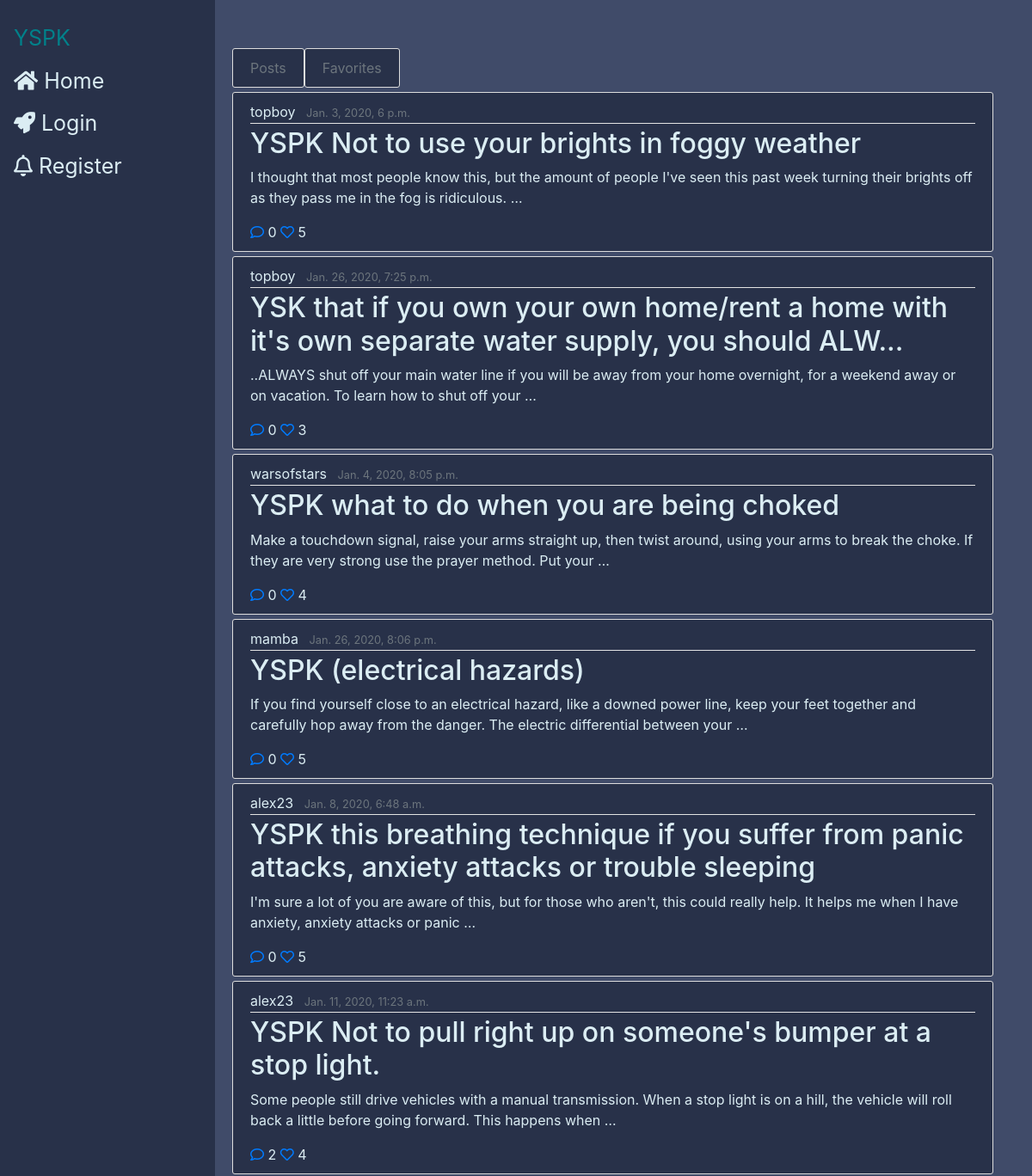
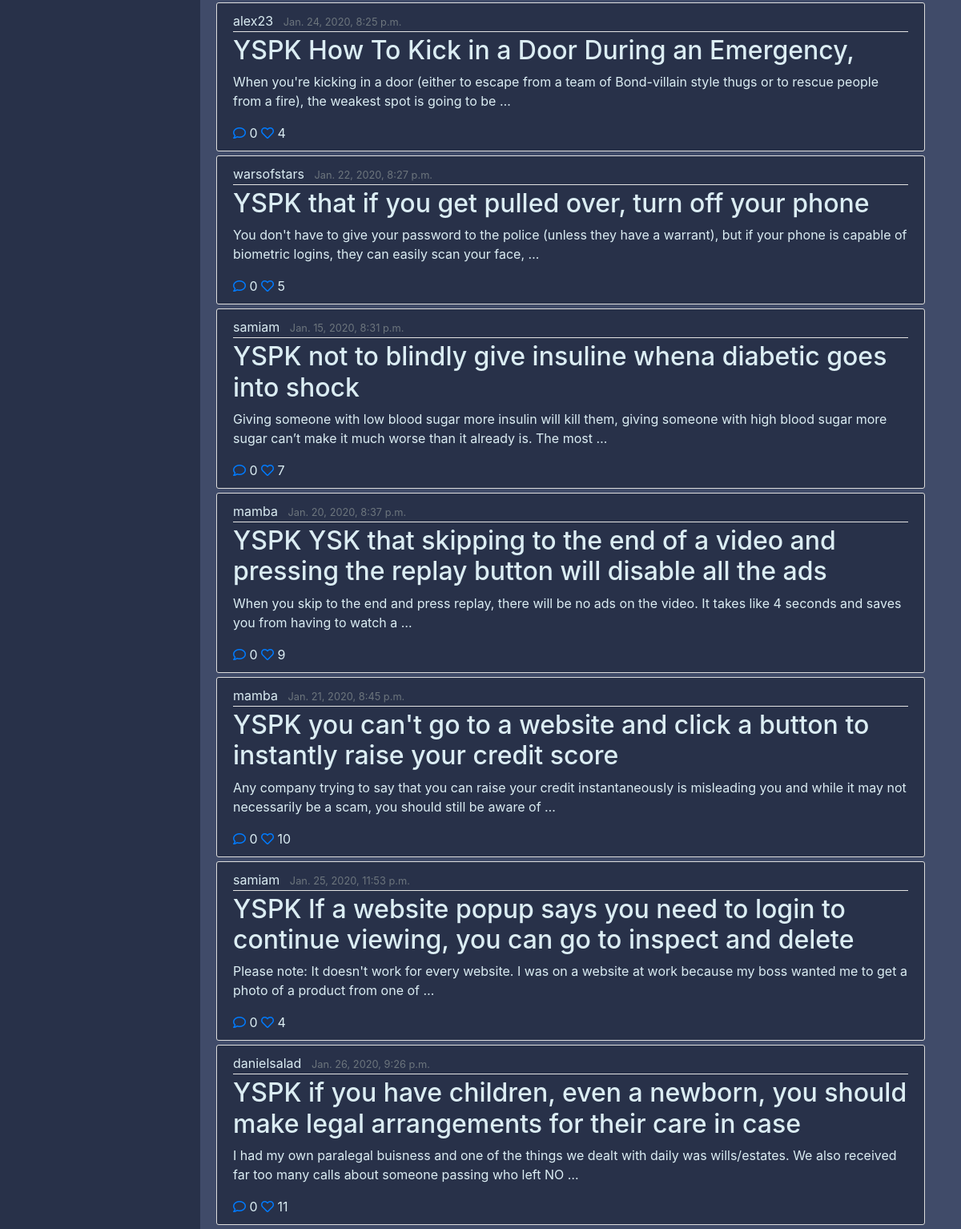
Screenshot of /liked-posts/rexorangcounty/ with the database file from the repository (2 pictures, top to bottom).
### feed/models.py (models this page shows, shortened)
class Post(models.Model):
    title = models.CharField(max_length=100)
    content = models.TextField()
    date_posted = models.DateTimeField(default=timezone.now)
    author = models.ForeignKey(User(), on_delete=models.CASCADE) #if a user is deleted, their posts are also deleted
    likes = models.ManyToManyField(User, related_name="likes", blank=True)
    def total_likes(self):
        return self.likes.count()
    def get_likers(self):
        return self.likes.all()

### feed/views.py (the view)
def liked_posts(request, username):
    user = User.objects.filter(username=username).first()
    liked_posts = user.likes.all()
    context = {
        "posts": liked_posts,
        "username": username,
        }
    return render(request, 'feed/userprofile.html', context)

### feed/templates/feed/userprofile.html (shortened to what this page needs)
{%extends "feed/base_temp.html"%}
{% block content %}
    <ul style="list-style-type:none" class="stream">
      <div display="flex" justify-content="space-between" white-space="nowrap">
      <a class="btn btn-outline-secondary content-section" href="{% url 'user-posts' username %}">Posts</a><a class="btn btn-outline-secondary content-section" href="{% url 'liked_posts' username %}">Favorites</a>
    </div>
      {% for post in posts %}
      <li class="postobj" post-id="{{post.id}}">
          {% include "feed/single_post.html" %}
      </li>
      {% endfor %}
    </ul>
{% endblock content%}

### feed/templates/feed/single_post.html
<article class="media content-section">
  <div class="media-body">
    <div class="article-metadata">
      <a class="mr-2" href="{% url 'user-posts' post.author %}"><span class="username">{{ post.author }}</span></a>
      <small class="text-muted">{{ post.date_posted }}</small>
    </div>
    <h2><a class="article-title" href="{% url 'post_detail' post.id %}">{{ post.title }}</a></h2>
    <p class="article-content">{{ post.content |truncatewords:30}}</p>
    <div id="interactions">
      {% include "feed/interactions.html" %}
    </div>
  </div>
</article>

### feed/templates/feed/interactions.html (shortened to what this page needs)
  <a href="{% url 'post_detail' post.id %}" class="comment"><i class="far fa-comment"></i>
  <span class="total-likess">{{ post.comments.count }}
  <a href="" class="like">
    {% if request.user in post.get_likers %}
      <i class="heart fa fa-heart" style="color:#FF0000;"></i>
    {% else %}
      <i class="heart far fa-heart"></i>
    {% endif %}
  </a>
  <span class="total-likes">{{post.total_likes}} </span>

### feed/static/feed/main.css (style rules this page uses)
body { background: #404b69; color: #333333; margin-top: 3.5rem; }
h1, h2, h3, h4, h5, h6 { color: #444444; }
p, span, div { color: #dbedf3 }
ul { margin: 0; }
.content-section { background: #283149; padding: 10px 20px; border: 1px solid #dddddd; border-radius: 3px; margin-bottom: 5px; }
.article-title { color: #dbedf3; }
.article-content { white-space: pre-line; }
.article-metadata { padding-bottom: 1px; margin-bottom: 4px; border-bottom: 1px solid #e3e3e3 }

### rows the page displays
Post: author "topboy", date_posted "Jan. 3, 2020, 6 p.m.", title "YSPK Not to use your brights in foggy weather", content "I thought that most people know this, but the amount of people I've seen this past week turning their brights off as they pass me in the fog is ridiculous. …", comments.count "0", total_likes "5"
Post: author "topboy", date_posted "Jan. 26, 2020, 7:25 p.m.", title "YSK that if you own your own home/rent a home with it's own separate water supply, you should ALW...", content "..ALWAYS shut off your main water line if you will be away from your home overnight, for a weekend away or on vacation. To learn how to shut off your …", comments.count "0", total_likes "3"
Post: author "warsofstars", date_posted "Jan. 4, 2020, 8:05 p.m.", title "YSPK what to do when you are being choked", content "Make a touchdown signal, raise your arms straight up, then twist around, using your arms to break the choke. If they are very strong use the prayer method. Put your …", comments.count "0", total_likes "4"
Post: author "mamba", date_posted "Jan. 26, 2020, 8:06 p.m.", title "YSPK (electrical hazards)", content "If you find yourself close to an electrical hazard, like a downed power line, keep your feet together and carefully hop away from the danger. The electric differential between your …", comments.count "0", total_likes "5"
Post: author "alex23", date_posted "Jan. 8, 2020, 6:48 a.m.", title "YSPK this breathing technique if you suffer from panic attacks, anxiety attacks or trouble sleeping", content "I'm sure a lot of you are aware of this, but for those who aren't, this could really help. It helps me when I have anxiety, anxiety attacks or panic …", comments.count "0", total_likes "5"
Post: author "alex23", date_posted "Jan. 11, 2020, 11:23 a.m.", title "YSPK Not to pull right up on someone's bumper at a stop light.", content "Some people still drive vehicles with a manual transmission. When a stop light is on a hill, the vehicle will roll back a little before going forward. This happens when …", comments.count "2", total_likes "4"
Post: author "alex23", date_posted "Jan. 24, 2020, 8:25 p.m.", title "YSPK How To Kick in a Door During an Emergency,", content "When you're kicking in a door (either to escape from a team of Bond-villain style thugs or to rescue people from a fire), the weakest spot is going to be …", comments.count "0", total_likes "4"
Post: author "warsofstars", date_posted "Jan. 22, 2020, 8:27 p.m.", title "YSPK that if you get pulled over, turn off your phone", content "You don't have to give your password to the police (unless they have a warrant), but if your phone is capable of biometric logins, they can easily scan your face, …", comments.count "0", total_likes "5"
Post: author "samiam", date_posted "Jan. 15, 2020, 8:31 p.m.", title "YSPK not to blindly give insuline whena diabetic goes into shock", content "Giving someone with low blood sugar more insulin will kill them, giving someone with high blood sugar more sugar can’t make it much worse than it already is. The most …", comments.count "0", total_likes "7"
Post: author "mamba", date_posted "Jan. 20, 2020, 8:37 p.m.", title "YSPK YSK that skipping to the end of a video and pressing the replay button will disable all the ads", content "When you skip to the end and press replay, there will be no ads on the video. It takes like 4 seconds and saves you from having to watch a …", comments.count "0", total_likes "9"
Post: author "mamba", date_posted "Jan. 21, 2020, 8:45 p.m.", title "YSPK you can't go to a website and click a button to instantly raise your credit score", content "Any company trying to say that you can raise your credit instantaneously is misleading you and while it may not necessarily be a scam, you should still be aware of …", comments.count "0", total_likes "10"
Post: author "samiam", date_posted "Jan. 25, 2020, 11:53 p.m.", title "YSPK If a website popup says you need to login to continue viewing, you can go to inspect and delete", content "Please note: It doesn't work for every website. I was on a website at work because my boss wanted me to get a photo of a product from one of …", comments.count "0", total_likes "4"
Post: author "danielsalad", date_posted "Jan. 26, 2020, 9:26 p.m.", title "YSPK if you have children, even a newborn, you should make legal arrangements for their care in case", content "I had my own paralegal buisness and one of the things we dealt with daily was wills/estates. We also received far too many calls about someone passing who left NO …", comments.count "0", total_likes "11"
